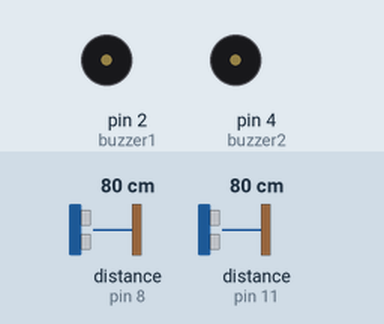
A sketch run on a simulated Arduino Uno, built with avr-gcc and run on an emulated ATmega328P. Shown: buzzer (waves = sounding, pin HIGH). Wiring (inferred from the names in the program): 2 × ultrasonic range finder: trigger pin 9, echo pin 8 / trigger pin 10, echo pin 11. The inputs (shaded band) are chosen by the test bench; at power-on: distance to the obstacle (sensors on pin 8, pin 11) 80 cm. The echo pulse lasts 58.3 µs per cm; pins used as bus, display or sensor lines are not drawn.

Above: at 1.2 s.
1.3 s: distance to the obstacle (sensor on pin 8) set to 13 cm
2.8 s: distance to the obstacle (sensor on pin 8) set to 10 cm
At 4.0 s:
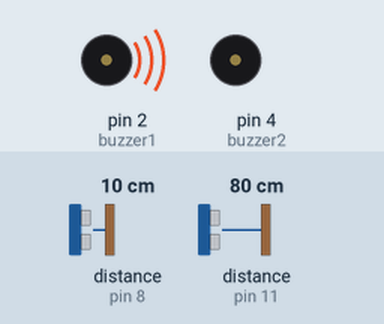
4.3 s: distance to the obstacle (sensor on pin 11) set to 13 cm
5.8 s: distance to the obstacle (sensor on pin 11) set to 10 cm
At 6.1 s:
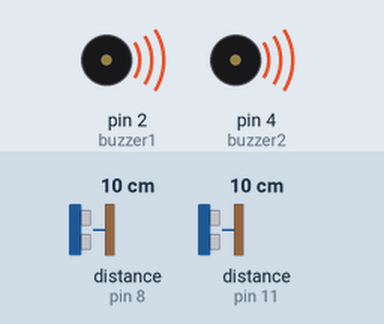
7.3 s: distance to the obstacle (sensor on pin 8) set to 18 cm
At 8.5 s:
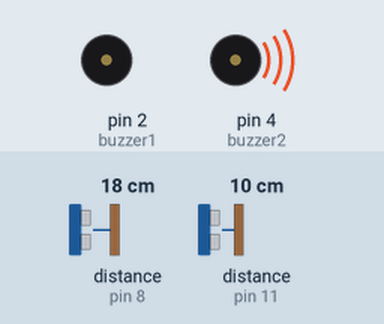
Timing chart, 0 to 10.3 s (numbered marks = the images above; inputs shaded):
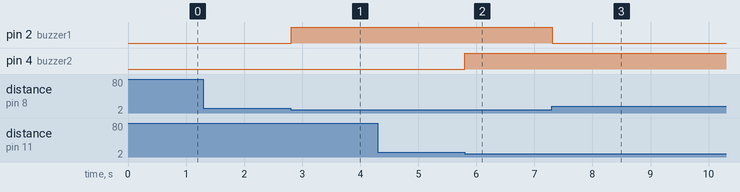

Measured:
- the behaviour switches between 12 and 11 cm on distance to the obstacle (sensor on pin 8) (found by bisection; images 0 and 1)
- the behaviour switches between 12 and 11 cm on distance to the obstacle (sensor on pin 11) (found by bisection; images 1 and 2)
- after the input at 1.3 s, every drawn part: stays the same
- after the input at 2.8 s, pin 2 (buzzer1): LOW → HIGH at once
- after the input at 4.3 s, every drawn part: stays the same
- after the input at 5.8 s, pin 4 (buzzer2): LOW → HIGH at once
- after the input at 7.3 s, pin 2 (buzzer1): HIGH → LOW at once

The sketch:

Goggles_for_blind.ino
```cpp
#define trigPin1 9
#define echoPin1 8
#define buzzer1  2
#define trigPin2 10
#define echoPin2 11
#define buzzer2  4
long duration, distance, UltraSensor1, UltraSensor2;
char data;
String SerialData="";
void setup()
{
Serial.begin (9600);

pinMode(trigPin1, OUTPUT);
pinMode(echoPin1, INPUT);
pinMode(buzzer1, OUTPUT);

pinMode(trigPin2, OUTPUT);
pinMode(echoPin2, INPUT);
pinMode(buzzer2, OUTPUT);


digitalWrite(buzzer1,LOW);
digitalWrite(buzzer2,LOW);
}
void loop()
{
SonarSensor(trigPin1, echoPin1);
UltraSensor1 = distance;
SonarSensor(trigPin2,echoPin2);
UltraSensor2 = distance;

while(Serial.available())
{
  delay(10);
  data=Serial.read();
  SerialData+=data;
}

if(SerialData=="display distance")
{

Serial.print("distance measured by the first sensor: ");
Serial.print(UltraSensor1);
Serial.println(" cm");

Serial.print("distance measured by the second sensor: ");
Serial.print(UltraSensor2);
Serial.println(" cm");
Serial.println("---------------------------------------------------------------------------------------------------------");
}

SerialData="";
if(UltraSensor1 <=10)
{
  digitalWrite(buzzer1,HIGH);
}
else
{
  digitalWrite(buzzer1,LOW);
}

if(UltraSensor2 <=10)
{
  digitalWrite(buzzer2,HIGH);
}
else
{
  digitalWrite(buzzer2,LOW);
}
}

void SonarSensor(int trigPinSensor,int echoPinSensor)
{
digitalWrite(trigPinSensor, LOW);
delayMicroseconds(2);
digitalWrite(trigPinSensor, HIGH);
delayMicroseconds(10);
digitalWrite(trigPinSensor, LOW);
duration = pulseIn(echoPinSensor, HIGH);
distance= (duration/2) / 29.1;
 }
```
